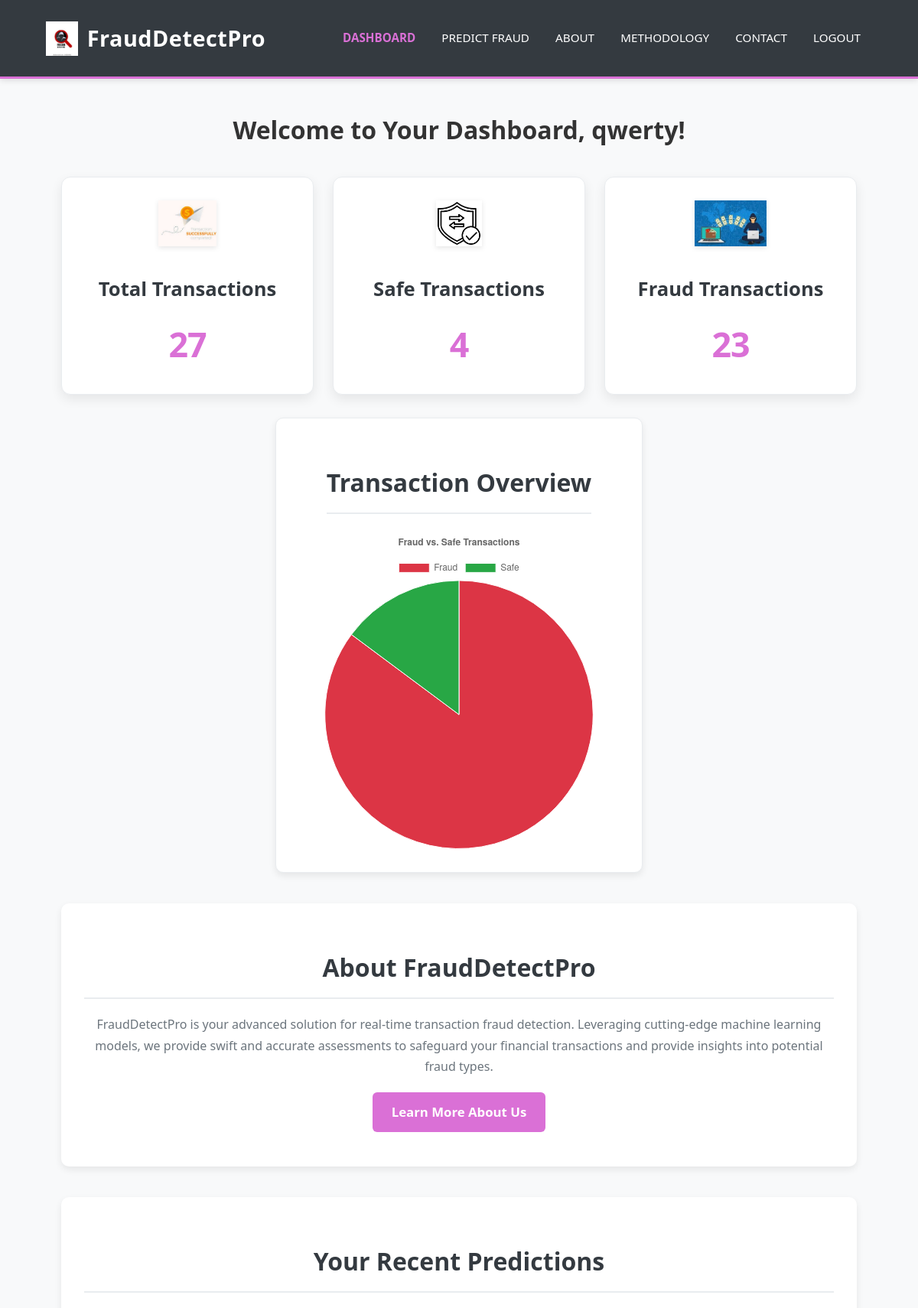
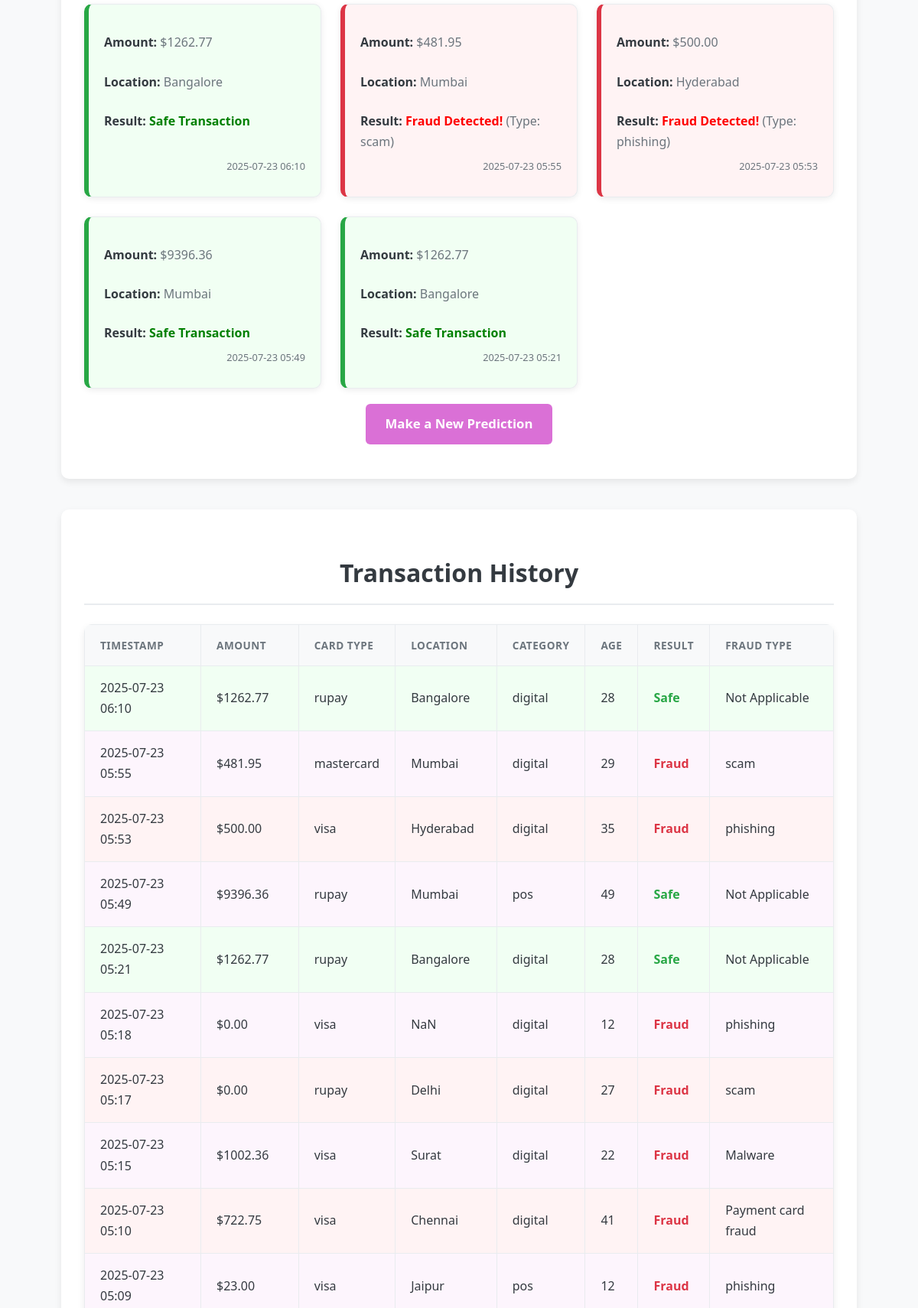
Screenshot of / (signed in, upper part) with the database file from the repository (2 pictures, top to bottom).
### app.py (models this page shows)
class User(UserMixin, db.Model):
    id = db.Column(db.Integer, primary_key=True)
    username = db.Column(db.String(150), unique=True, nullable=False)
    email = db.Column(db.String(150), unique=True, nullable=False)
    password = db.Column(db.String(150), nullable=False)
    transactions = db.relationship('Transaction', backref='user', lazy=True)

class Transaction(db.Model):
    id = db.Column(db.Integer, primary_key=True)
    user_id = db.Column(db.Integer, db.ForeignKey('user.id'), nullable=False)
    amount = db.Column(db.Float, nullable=False)
    card_type = db.Column(db.String(50), nullable=False)
    location = db.Column(db.String(100), nullable=False)
    purchase_category = db.Column(db.String(50), nullable=False)
    customer_age = db.Column(db.Integer, nullable=False)
    hour = db.Column(db.Integer, nullable=False)
    day = db.Column(db.Integer, nullable=False)
    weekday = db.Column(db.Integer, nullable=False)
    month = db.Column(db.Integer, nullable=False)
    result = db.Column(db.String(50), nullable=False)
    fraud_type = db.Column(db.String(100), nullable=False, default="Not Available")
    timestamp = db.Column(db.DateTime, default=datetime.utcnow)

### app.py (the view)
@app.route('/')
@login_required
def index():
    txns = Transaction.query.filter_by(user_id=current_user.id).order_by(Transaction.timestamp.desc()).all()
    fraud_count = sum(1 for t in txns if t.result == 'Fraud')
    safe_count = sum(1 for t in txns if t.result == 'Safe')
    chart_data = { 'labels': ['Fraud', 'Safe'], 'data': [fraud_count, safe_count] }
    return render_template("index.html", fraud_safe_chart_data=chart_data, txns=txns)

### app.py (called while the page is built)
@login_manager.user_loader
def load_user(user_id):
    return User.query.get(int(user_id))

### templates/index.html (shortened to what this page needs)
<!DOCTYPE html>
<html lang="en">
<head>
    <link rel="stylesheet" href="../static/style.css">
</head>
<body>
    <header>
        <div id="branding">
            <img src="../static/images/Fraud detection.jpg" alt="Logo">
            <h1>FraudDetectPro</h1>
        </div>
        <nav>
            <ul>
                {% if current_user.is_authenticated %}
                <li class="current"><a href="/index">Dashboard</a></li>
                <li><a href="/predict">Predict Fraud</a></li>
                {% else %}
                <li><a href="/login">Login</a></li>
                <li><a href="/register">Register</a></li>
                {% endif %}
                <li><a href="/about">About</a></li>
                <li><a href="/methodology">Methodology</a></li>
                <li><a href="/contact">Contact</a></li>
                <li><a href="/logout">Logout</a></li>
            </ul>
        </nav>
    </header>
    <div class="container">
        <h1 style="text-align: center; color: #333; margin-bottom: 30px;">Welcome to Your Dashboard, {{ current_user.username }}!</h1>
       <div class="dashboard-summary">
            <div class="summary-card">
                <img src="/static/images/total_transactions.jpg" alt="Total Transactions" style="height: 60px; margin-bottom: 15px;">
                <h2>Total Transactions</h2>
                <p>{{ txns|length }}</p>
            </div>
            <div class="summary-card">
                <img src="/static/images/safe_transactions.png" alt="Safe Transactions" style="height: 60px; margin-bottom: 15px;">
                <h2>Safe Transactions</h2>
                <p>{{ fraud_safe_chart_data['data'][1] }}</p>
            </div>
            <div class="summary-card">
                <img src="/static/images/fraud_transactions.jpg" alt="Fraud Transactions" style="height: 60px; margin-bottom: 15px;">
                <h2>Fraud Transactions</h2>
                <p>{{ fraud_safe_chart_data['data'][0] }}</p>
            </div>
        </div>
        <div class="content-section chart-section">
            <h2>Transaction Overview</h2>
            <canvas id="fraudSafeChart"></canvas>
        </div>
        <section class="content-section" id="about-section" style="margin-top: 40px;">
            <h2 style="text-align: center;">About FraudDetectPro</h2>
            <p style="text-align: center;">FraudDetectPro is your advanced solution for real-time transaction fraud detection. Leveraging cutting-edge machine learning models, we provide swift and accurate assessments to safeguard your financial transactions and provide insights into potential fraud types.</p>
            <p style="text-align: center; margin-top: 20px;">
                <a href="/about" class="button primary-button">Learn More About Us</a>
            </p>
        </section>
        <section class="content-section" id="prediction-summary-section" style="margin-top: 40px;">
            <h2 style="text-align: center;">Your Recent Predictions</h2>
            {% if txns %}
                <div class="recent-predictions-list">
                    {% for transaction in txns[:5] %}
                        <div class="prediction-item {% if transaction.result == 'Fraud' %}fraud{% else %}safe{% endif %}">
                            <p><strong>Amount:</strong> ${{ "%.2f"|format(transaction.amount) }}</p>
                            <p><strong>Location:</strong> {{ transaction.location }}</p>
                            <p><strong>Result:</strong>
                                {% if transaction.result == 'Fraud' %}
                                    <span style="color: red; font-weight: bold;">Fraud Detected!</span> (Type: {{ transaction.fraud_type }})
                                {% else %}
                                    <span style="color: green; font-weight: bold;">Safe Transaction</span>
                                {% endif %}
                            </p>
                            <p class="timestamp">{{ transaction.timestamp.strftime('%Y-%m-%d %H:%M') }}</p>
                        </div>
                    {% endfor %}
                </div>
                <p style="text-align: center; margin-top: 20px;">
                    <a href="/predict" class="button primary-button">Make a New Prediction</a>
                </p>
            {% else %}
                <p style="text-align: center;">No recent predictions to display. Start by making your first one!</p>
                <p style="text-align: center; margin-top: 20px;">
                    <a href="/predict" class="button primary-button">Make Your First Prediction</a>
                </p>
            {% endif %}
        </section>
        <div class="content-section" style="margin-top: 40px;">
            <h2>Transaction History</h2>
            {% if txns %}
                <div class="table-container">
                    <table>
                        <thead>
                            <tr>
                                <th>Timestamp</th>
                                <th>Amount</th>
                                <th>Card Type</th>
                                <th>Location</th>
                                <th>Category</th>
                                <th>Age</th>
                                <th>Result</th>
                                <th>Fraud Type</th>
                            </tr>
                        </thead>
                        <tbody>
                            {% for txn in txns %}
                            <tr class="{{ 'fraud' if txn.result == 'Fraud' else 'safe' }}">
                                <td>{{ txn.timestamp.strftime('%Y-%m-%d %H:%M') }}</td>
                                <td>${{ "%.2f"|format(txn.amount) }}</td>
                                <td>{{ txn.card_type }}</td>
                                <td>{{ txn.location }}</td>
                                <td>{{ txn.purchase_category }}</td>
                                <td>{{ txn.customer_age }}</td>
                                <td>
                                    {% if txn.result == 'Fraud' %}
                                        <span class="status-fraud">Fraud</span>
                                    {% else %}
                                        <span class="status-safe">Safe</span>
                                    {% endif %}
                                </td>
                                <td>{{ txn.fraud_type }}</td>
                            </tr>
                            {% endfor %}
                        </tbody>
                    </table>
                </div>
            {% else %}
                <p>No transactions yet. Make a prediction to see your history here!</p>
            {% endif %}
        </div>
    </div>
    <script>
    const ctx = document.getElementById('fraudSafeChart').getContext('2d');
    const fraudSafeChart = new Chart(ctx, {
        type: 'pie',
        data: {
            // --- MODIFIED PART ---
            labels: {{ fraud_safe_chart_data.labels | safe }}, // Add | safe
            datasets: [{
                data: {{ fraud_safe_chart_data.data | safe }}, // Add | safe
            // --- END MODIFIED PART ---
                backgroundColor: ['#dc3545', '#28a745'], // Red for Fraud, Green for Safe
                borderColor: ['#fff', '#fff'],
                borderWidth: 1
            }]
        },
        options: {
            responsive: true,
            plugins: {
                legend: {
                    position: 'top',
                },
                title: {
                    display: true,
                    text: 'Fraud vs. Safe Transactions'
                }
            }
        }
        });
</script>
</body>
</html>

### rows the page displays
User: username "qwerty"
Transaction: amount "1262.77", result "Safe Transaction", timestamp "2025-07-23 06:10", card_type "rupay", location "Bangalore", purchase_category "digital", customer_age "28", fraud_type "Not Applicable"
Transaction: amount "481.95", timestamp "2025-07-23 05:55", card_type "mastercard", location "Mumbai", purchase_category "digital", customer_age "29", result "Fraud", fraud_type "scam"
Transaction: amount "500.00", timestamp "2025-07-23 05:53", card_type "visa", location "Hyderabad", purchase_category "digital", customer_age "35", result "Fraud", fraud_type "phishing"
Transaction: amount "9396.36", result "Safe Transaction", timestamp "2025-07-23 05:49", card_type "rupay", location "Mumbai", purchase_category "pos", customer_age "49", fraud_type "Not Applicable"
Transaction: amount "1262.77", result "Safe Transaction", timestamp "2025-07-23 05:21", card_type "rupay", location "Bangalore", purchase_category "digital", customer_age "28", fraud_type "Not Applicable"
Transaction: timestamp "2025-07-23 05:18", amount "0.00", card_type "visa", location "NaN", purchase_category "digital", customer_age "12", result "Fraud", fraud_type "phishing"
Transaction: timestamp "2025-07-23 05:17", amount "0.00", card_type "rupay", location "Delhi", purchase_category "digital", customer_age "27", result "Fraud", fraud_type "scam"
Transaction: timestamp "2025-07-23 05:15", amount "1002.36", card_type "visa", location "Surat", purchase_category "digital", customer_age "22", result "Fraud", fraud_type "Malware"
Transaction: timestamp "2025-07-23 05:10", amount "722.75", card_type "visa", location "Chennai", purchase_category "digital", customer_age "41", result "Fraud", fraud_type "Payment card fraud"
Transaction: timestamp "2025-07-23 05:09", amount "23.00", card_type "visa", location "Jaipur", purchase_category "pos", customer_age "12", result "Fraud", fraud_type "phishing"

### other values shown
{{ txns|length }} "27"
{{ fraud_safe_chart_data['data'][1] }} "4"
{{ fraud_safe_chart_data['data'][0] }} "23"
chart data {{ fraud_safe_chart_data.labels | safe }} ['Fraud', 'Safe']
chart data {{ fraud_safe_chart_data.data | safe }} [23, 4]
